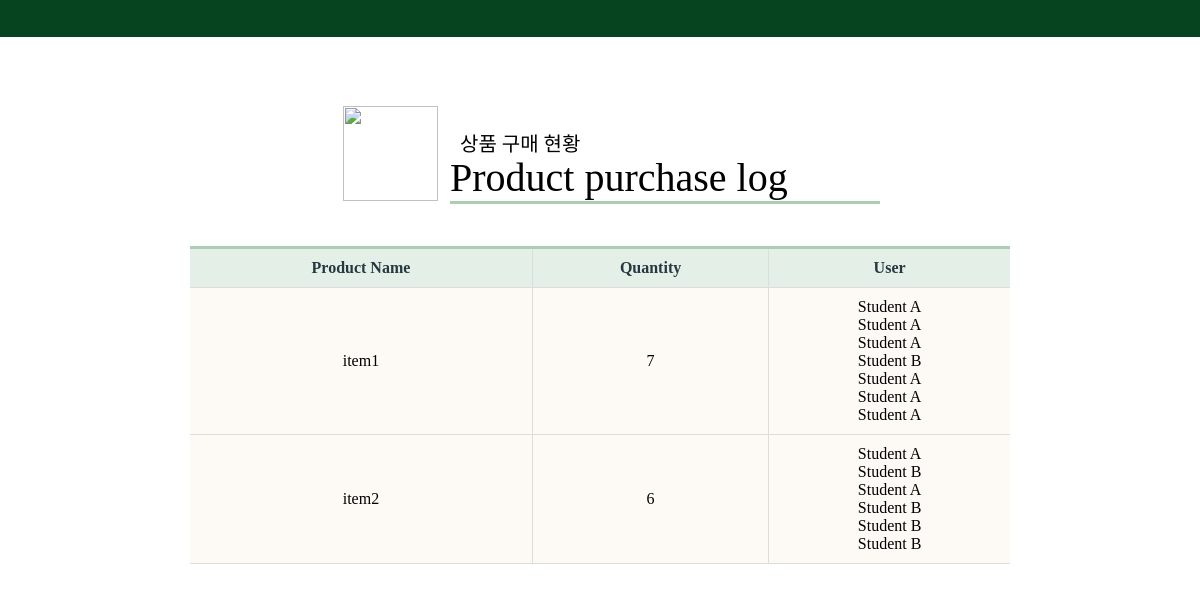
/check-purchase (signed in), run on the app's committed database.
### administrator/models.py (models this page shows, shortened)
class Item(models.Model):
    teacher = models.ForeignKey(User, on_delete=models.CASCADE, null=True, blank=True) #관리자
    student = models.ForeignKey(Student, on_delete=models.CASCADE, null=True, blank=True) #소유자, 구매자
    name = models.CharField(max_length=70, null=False) #상품이름
    price = models.IntegerField( null=False ) #필요포인트
    date = models.DateField(null=True, blank=True)

class Student(models.Model):
    teacher = models.ForeignKey(User, on_delete=models.CASCADE, null=False)
    name = models.CharField(max_length=10, null=True)
    email = models.EmailField(max_length=100, null = True)
    phone = models.CharField(max_length=20, null=True)
    point =  models.IntegerField( default=0, null=True, blank=True)
    point_used = models.IntegerField(default=0, blank=True, null=True)

### administrator/views.py (the view)
# urls.py: path('check-purchase', views.CheckPurchaseView.as_view(), name='check_purchase'),
class CheckPurchaseView(ListView):
    login_url = 'login/'
    template_name = 'administrator/purchase/check_view.html'
    model = Item
    def get(self, request, *args, **kwargs):
        self.object_list = self.get_queryset()
        context = self.get_context_data()
        item_list = check_item_type(self, None)
        get_result={}
        for item in item_list:
            get_result[item] = {
                "item" : item_list[item][0],
                "price" : item_list[item][0][0].price,
                "count" : item_list[item][1],
            }
        context['item_list'] = get_result
        return self.render_to_response(context)

### administrator/views.py (called while the page is built)
def check_item_type(self, check_student):
    if check_student == 'check':
        teacher_items = Item.objects.filter(teacher = self.request.user, student=None)
    else:
        teacher_items = Item.objects.filter(teacher = self.request.user)
    items = teacher_items.values_list('name', flat = True)
    item_type_list = items.distinct()
    item_list = {}
    for item in item_type_list:
        filter_item = teacher_items.filter(name = item)
        item_list[item] = filter_item, filter_item.count()
    return item_list

### administrator/templates/administrator/purchase/check_view.html (shortened to what this page needs)
{% extends 'administrator/observation/student.html' %}
{% load static %}
{% block title %}
    <link rel="stylesheet" href="{% static 'All.css' %}" />
{% endblock title %}
{% block subject %}
<h3>상품 구매 현황</h3>
<h1>Product purchase log</h1>
{% endblock subject %}
{% block top %}
    <img id="topImg" src="{%static 'purchase/basket.png' %}"/>
{% endblock top %}
{% block table %}
    <th>Product Name</th>
    <th>Quantity</th>
    <th>User</th>
{% endblock table %}
{% block data %}
{% for name, item_value in item_list.items %}
<tr>
    <td>{{name}}</td>
    <td>{{item_value.count}}</td>
    <td>
        {% for object in item_value.item %}
            <li>{{ object.student.name }}</li>
        {% endfor %}
    </td>
</tr>
{% endfor%}
{% endblock data %}

### administrator/static/All.css (style rules this page uses)
body { display: flex; justify-content: center; align-items: center; background: rgb(255, 255, 255); overflow:auto; }
h1 { position:relative; font-size:40px; color: rgb(0, 0, 0); font-weight:500; top:70px; left:65px; margin-left: auto; margin-right: auto; width:430px; border-bottom:3px solid rgb(172, 204, 180); z-index:0; }
h3 { position:relative; font-size:20px; color: rgb(0, 0, 0); font-weight:500; top:100px; left:70px; margin-left: auto; margin-right: auto; width:420px; z-index:0; }
#topImg { position:relative; display:block; margin:auto; width:95px; height:95px; left:-210px; top:-55px; border-bottom:2px; z-index:2; }
.table th { color: rgb(38, 57, 65); background: rgb(228, 239, 231); text-align: center; }
.table th, .table td { padding: 10px; border: 1px solid #ddd; }
.table th:first-child, .table td:first-child { border-left: 0; }
.table th:last-child, .table td:last-child { border-right: 0; }
.table tr { background: rgb(253, 250, 246); }
.table tr td:first-child { text-align: center; }
li { list-style: none; padding: 0; margin: 0; position: relative; }

### data on the page
Item: student.name "Student A"
Item: student.name "Student A"
Item: student.name "Student A"
Item: student.name "Student B"
Item: student.name "Student A"
Item: student.name "Student A"
Item: student.name "Student A"
Item: student.name "Student A"
Item: student.name "Student B"
Item: student.name "Student A"
Item: student.name "Student B"
Item: student.name "Student B"
Item: student.name "Student B"

### other printed values
{{ name }} "item1" "item2"
{{ item_value.count }} "7" "6"
